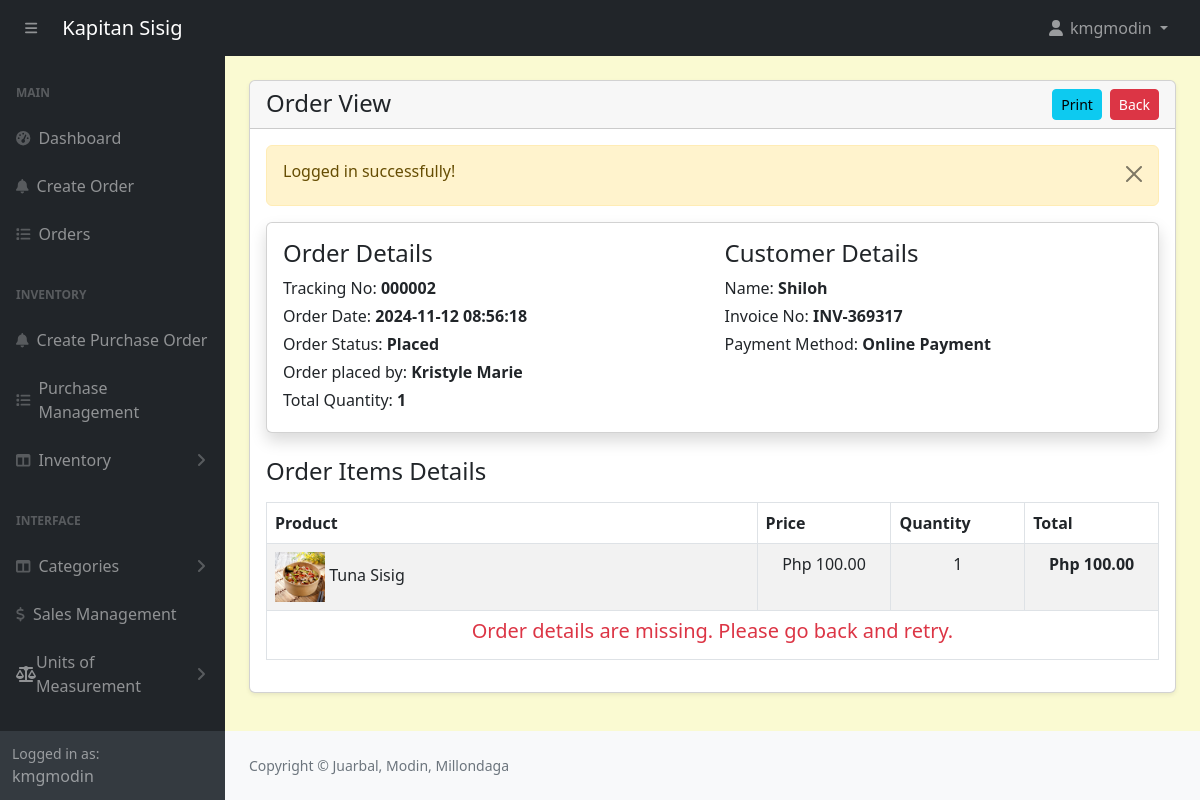
/admin/orders-view.php?track=000002 (signed in), run on an earlier commit of the app's database.
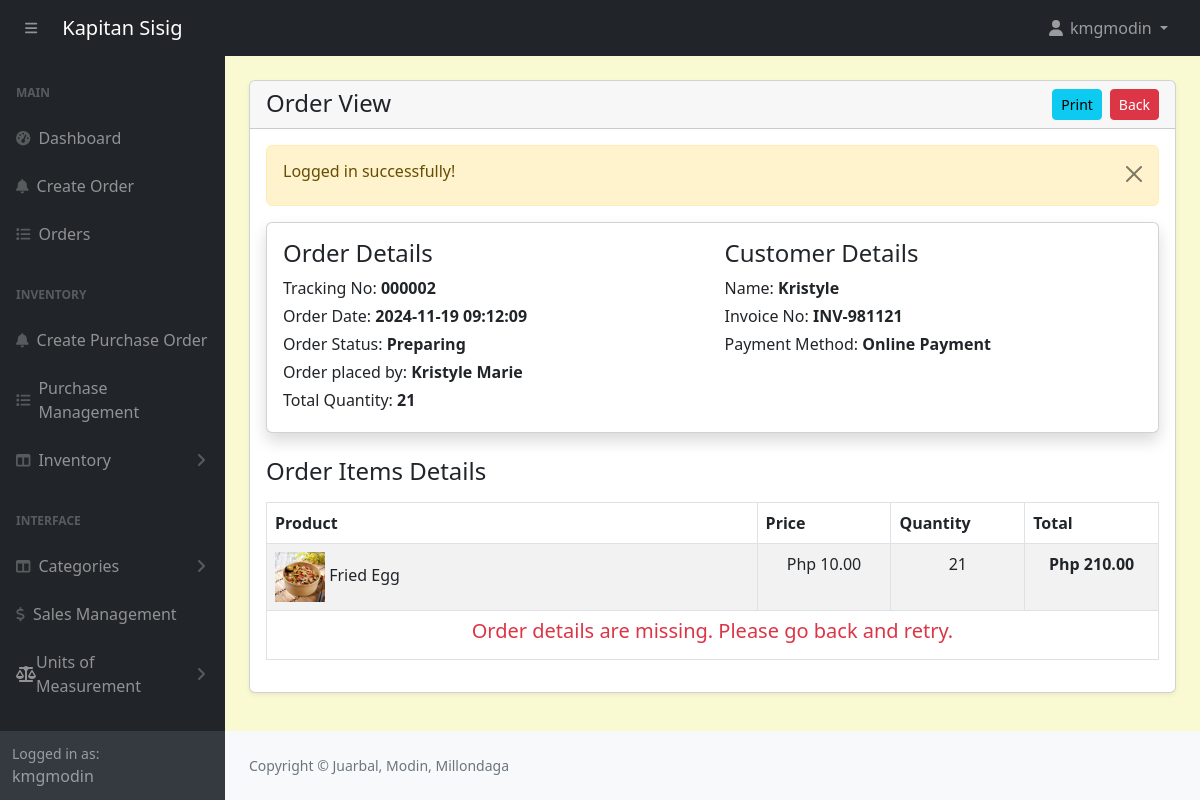
And on a later commit of the database.
### tables this page shows
CREATE TABLE `orders` (
  `id` int(11) NOT NULL,
  `customer_id` int(11) NOT NULL,
  `tracking_no` varchar(100) NOT NULL,
  `invoice_no` varchar(100) NOT NULL,
  `total_amount` varchar(100) NOT NULL,
  `amount_received` decimal(10,2) NOT NULL,
  `change_money` varchar(200) NOT NULL,
  `order_date` datetime DEFAULT NULL,
  `order_status` enum('Placed','Preparing','Completed','Cancelled') NOT NULL DEFAULT 'Placed' COMMENT 'placed, preparing, completed, cancelled',
  `payment_mode` varchar(100) NOT NULL COMMENT 'cash,online',
  `order_placed_by_id` varchar(100) NOT NULL
);

CREATE TABLE `customers` (
  `id` int(11) NOT NULL,
  `name` varchar(566) NOT NULL
);

CREATE TABLE `order_items` (
  `id` int(11) NOT NULL,
  `order_id` int(11) NOT NULL,
  `product_id` int(11) NOT NULL,
  `price` varchar(100) NOT NULL,
  `quantity` varchar(100) NOT NULL
);

CREATE TABLE `products` (
  `id` int(11) NOT NULL,
  `category_id` int(11) NOT NULL,
  `productname` varchar(191) NOT NULL,
  `description` varchar(191) NOT NULL,
  `price` decimal(10,2) NOT NULL,
  `image` varchar(255) NOT NULL,
  `created_at` date NOT NULL DEFAULT current_timestamp(),
  `quantity` int(11) NOT NULL
);

### config/function.php (called while the page is built, shortened)
<?php
require 'dbcon.php';
function validate($inputData){
    global $conn;
    $validatedData = mysqli_real_escape_string($conn, $inputData);
    return trim($validatedData);
}
?>

### admin/orders-view.php (the view, shortened to what the changed rows need)
<?php include('includes/header.php'); ?>
<div class="container-fluid px-4 mb-4">
    <div class="card mt-4 shadow-sm">
        <div class="card-body">
        <?php
        if(isset($_GET['track'])){
                ?>
                <?php
            $trackingNo = validate($_GET['track']);
            $query = "SELECT o.*, c.* FROM orders o, customers c WHERE
                        c.id = o.customer_id AND tracking_no='$trackingNo'
                        ORDER BY o.id DESC";
            $orders = mysqli_query($conn, $query);
            $orderItemQuery = "SELECT oi.quantity as orderItemQuantity, oi.price as orderItemPrice, o.*, oi.*, p.*
                                FROM orders as o, order_items as oi, products as p
                                WHERE  oi.order_id = o.id AND p.id = oi.product_id AND o.tracking_no='$trackingNo' ";
            $orderItemsRes = mysqli_query($conn, $orderItemQuery);
            if($orders){
                if(mysqli_num_rows($orders) > 0){
                    $orderData = mysqli_fetch_assoc($orders);
                    $totalQuantity = 0;
                    if($orderItemsRes){
                        if(mysqli_num_rows($orderItemsRes) > 0){
                            while($orderItemRow = mysqli_fetch_assoc($orderItemsRes)){
                                $totalQuantity += $orderItemRow['orderItemQuantity'];
                            }
                        }
                    }
                    ?>
                    <div class="card card-body shadow border-1 mb-4 ">
                        <div class="row">
                            <div class="col-md-6">
                                <h4>Order Details</h4>
                                <label class="mb-1">
                                    Tracking No: <span class="fw-bold"><?= htmlspecialchars($orderData['tracking_no'], ENT_QUOTES, 'UTF-8'); ?></span>
                                </label>
                                <br/>
                                <label class="mb-1">
                                    Order Date: <span class="fw-bold"><?= htmlspecialchars($orderData['order_date'], ENT_QUOTES, 'UTF-8'); ?></span>
                                </label>
                                <br/>
                                <label class="mb-1">
                                    Order Status: <span class="fw-bold"><?= htmlspecialchars($orderData['order_status'], ENT_QUOTES, 'UTF-8'); ?></span>
                                </label>
                                <br/>
                                <label class="mb-1">
                                    Order placed by: <span class="fw-bold"><?= htmlspecialchars($orderData['order_placed_by_id'], ENT_QUOTES, 'UTF-8'); ?></span>
                                </label>
                                <br/>
                                <label class="mb-1">
                                    Total Quantity: <span class="fw-bold"><?= htmlspecialchars($totalQuantity, ENT_QUOTES, 'UTF-8'); ?></span>
                                </label>
                                <br/>
                            </div>
                            <div class="col-md-6">
                                <h4>Customer Details</h4>
                                <label class="mb-1">
                                    Name: <span class="fw-bold"><?= htmlspecialchars($orderData['name'], ENT_QUOTES, 'UTF-8'); ?></span>
                                </label>
                                <br/>
                                <label class="mb-1">
                                    Invoice No: <span class="fw-bold"><?= htmlspecialchars($orderData['invoice_no'], ENT_QUOTES, 'UTF-8'); ?></span>
                                </label>
                                <br/>
                                <label class="mb-1">
                                    Payment Method: <span class="fw-bold"><?= htmlspecialchars($orderData['payment_mode'], ENT_QUOTES, 'UTF-8'); ?></span>
                                </label>
                                <br/>
                                <br/>
                            </div>
                        </div>
                    </div>
                    <?php
                        $orderItemQuery = "SELECT oi.quantity as orderItemQuantity, oi.price as orderItemPrice, o.*, oi.*, p.*
                                FROM orders as o, order_items as oi, products as p
                                WHERE  oi.order_id = o.id AND p.id = oi.product_id AND o.tracking_no='$trackingNo' ";
                        $orderItemsRes = mysqli_query($conn, $orderItemQuery);
                        if($orderItemsRes){
                            if(mysqli_num_rows($orderItemsRes) > 0){
                                ?>
                                    <h4 class="my-3">Order Items Details</h4>
                                    <table class="table table-bordered table-striped">
                                        <thead>
                                            <tr>
                                                <th>Product</th>
                                                <th>Price</th>
                                                <th>Quantity</th>
                                                <th>Total</th>
                                            </tr>
                                        </thead>
                                        <tbody>
                                            <?php while($orderItemRow = mysqli_fetch_assoc($orderItemsRes)): ?>
                                                <tr>
                                                    <td>
                                                    <img src="<?= $orderItemRow['image'] != '' ? '../'.$orderItemRow['image'] : '../pics/uploads/no-img.jpg'; ?>"
                                                        style="width:50px;height:50px;"
                                                        alt="Img"/>
                                                        <?= $orderItemRow['productname'];?>
                                                    </td>
                                                    <td width="15%" class="text-center">
                                                        Php <?= number_format($orderItemRow['orderItemPrice'], 2); ?>
                                                    </td>
                                                    <td width="15%" class="text-center">
                                                        <?= $orderItemRow['orderItemQuantity']; ?>
                                                    </td>
                                                    <td width="15%" class="fw-bold text-center">
                                                        Php <?= number_format($orderItemRow['orderItemPrice'] * $orderItemRow['orderItemQuantity'], 2); ?>
                                                    </td>
                                                </tr>
                                            <?php endwhile; ?>
                                            <?php if (isset($_SESSION['totalAmount']) && isset($_SESSION['change_money'])): ?>
                                            <tr>
                                                <td colspan="3" class="text-end fw-bold">Total Price: </td>
                                                <td colspan="1" class="text-end fw-bold">Php <?= number_format($_SESSION['totalAmount'], 2); ?></td>
                                            </tr>
                                            <tr>
                                                <td colspan="3" class="text-end fw-bold">Amount Received: </td>
                                                <td colspan="1" class="text-end fw-bold">Php <?= number_format($_SESSION['amount_received'], 2); ?></td>
                                            </tr>
                                            <tr>
                                                <td colspan="3" class="text-end fw-bold">Change: </td>
                                                <td colspan="1" class="text-end fw-bold">Php <?= number_format($_SESSION['change_money'], 2); ?></td>
                                            </tr>
                                        <?php else: ?>
                                            <tr>
                                                <td colspan="5">
                                                    <h5 class="text-danger text-center">Order details are missing. Please go back and retry.</h5>
                                                </td>
                                            </tr>
                                        <?php endif; ?>
                                        </tbody>
                                    </table>
                                <?php
                            }else{
                                echo ' <h5>No record Found!</h5>';
                                return false;
                            }
                        }else{
                            echo ' <h5>No record Found!</h5>';
                            return false;
                        }
                    ?>
                    <?php
                }else{
                    echo ' <h5>No record Found!</h5>';
                    return false;
                }
            }else{
                echo ' <h5>Something Went Wrong!</h5>';
            }
        }
        ?>
        </div>
    </div>
</div>
<?php include('includes/footer.php'); ?>

What changed in the data, as far as the page shows it:
removed orders: tracking_no "000002", order_date "2024-11-12 08:56:18", order_status "Placed", order_placed_by "Kristyle Marie", customer.name "Shiloh", invoice_no "INV-369317", payment_mode "Online Payment"
removed order_items: product.productname "Tuna Sisig", price "100.00", quantity "1"
added orders: tracking_no "000002", order_date "2024-11-19 09:12:09", order_status "Preparing", order_placed_by "Kristyle Marie", customer.name "Kristyle", invoice_no "INV-981121", payment_mode "Online Payment"
now on this page (row edited): order_items: product.productname "Fried Egg", price "10.00", quantity "21", $orderItemRow['orderItemPrice'] * $orderItemRow['orderItemQuantity'] "210.00"
Also different on the page:
$totalQuantity: "1" → "21"
